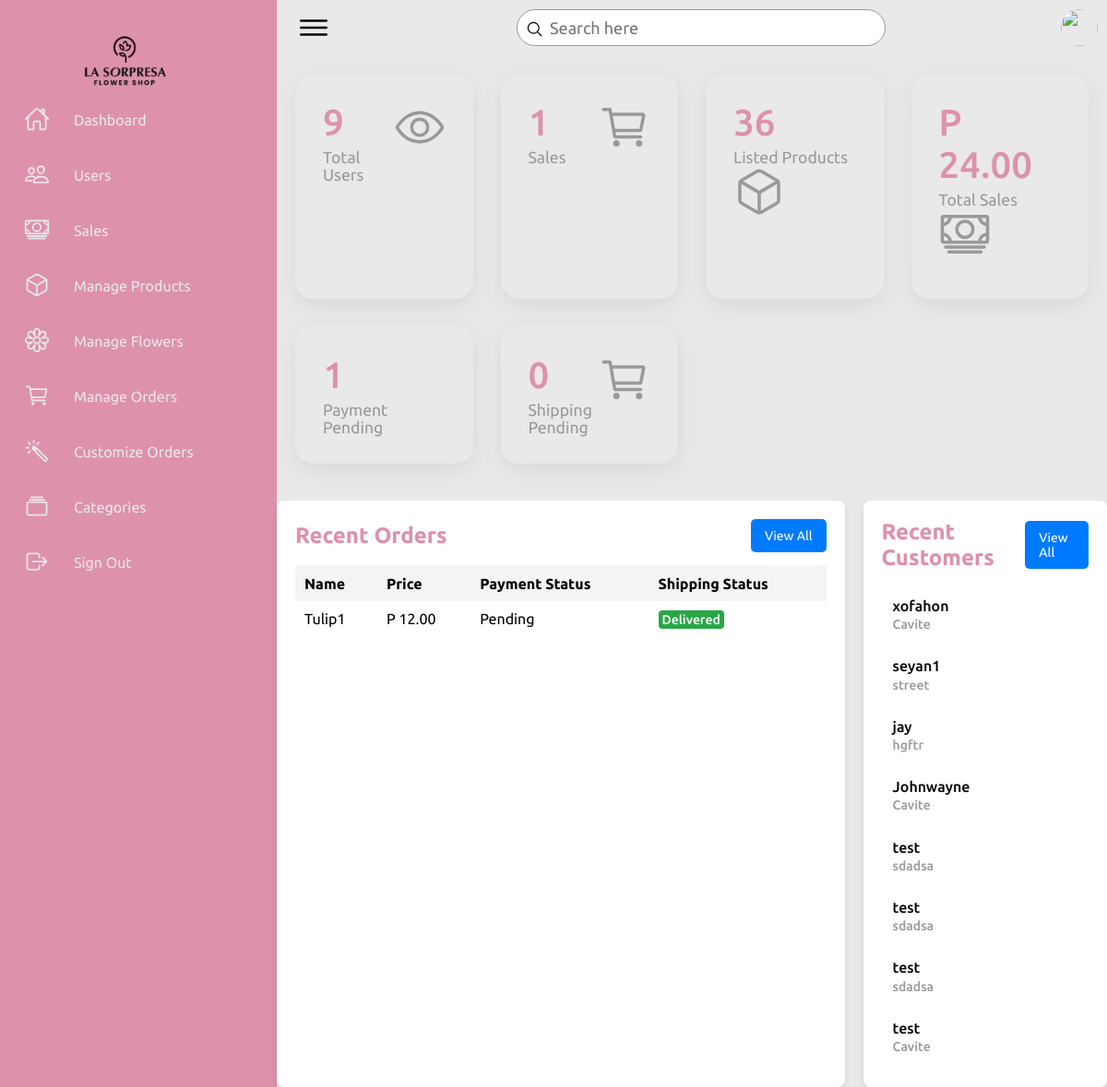
/admin/dashboard.php, run on an earlier commit of the app's database.
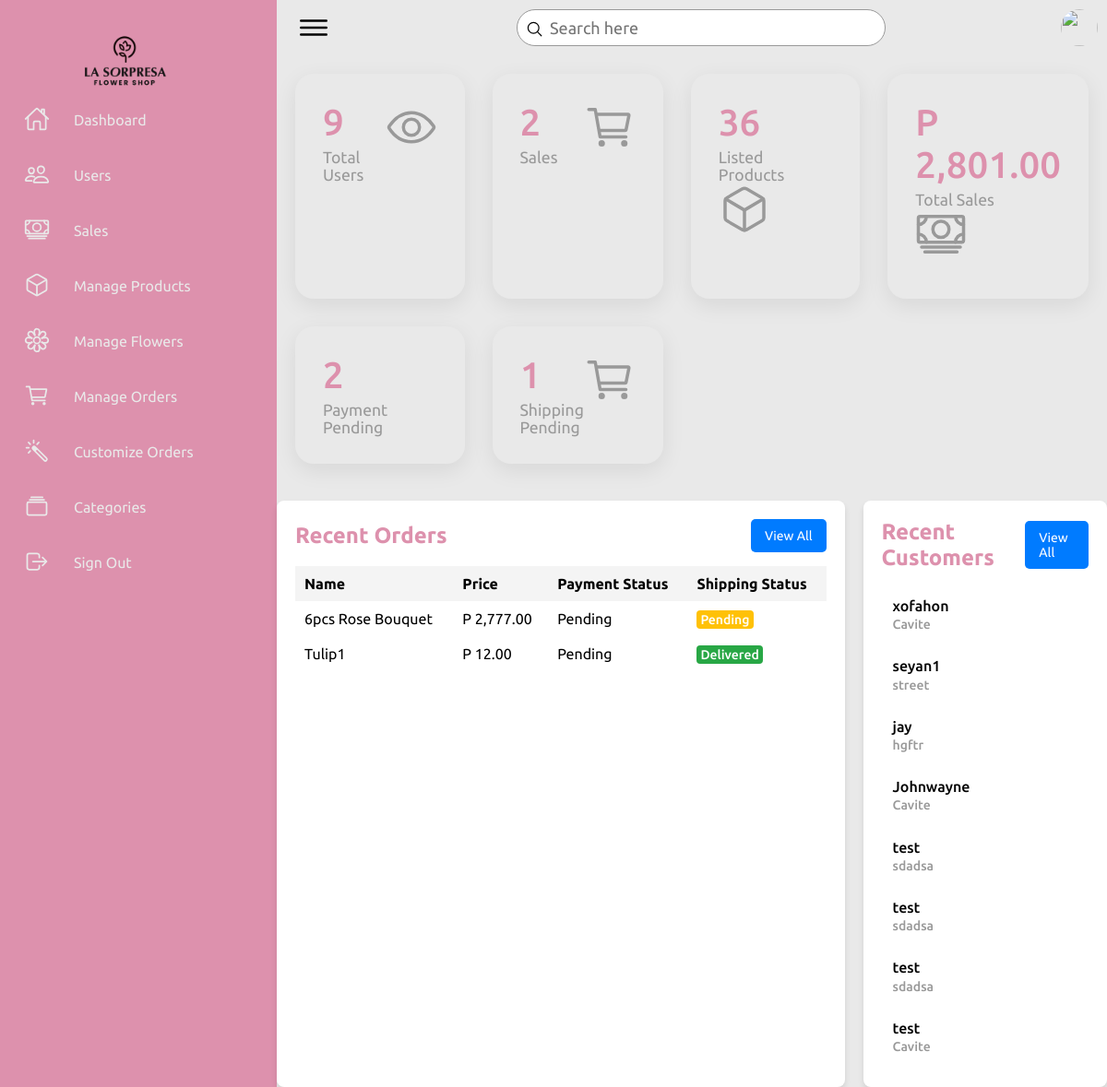
And on a later commit of the database.
### tables this page shows
CREATE TABLE `payment` (
  `payment_id` int(11) NOT NULL,
  `cust_id` int(11) NOT NULL,
  `order_id` int(11) DEFAULT NULL,
  `cust_name` varchar(255) NOT NULL,
  `cust_email` varchar(255) NOT NULL,
  `reference_number` varchar(255) DEFAULT NULL,
  `amount_paid` decimal(10,2) NOT NULL,
  `payment_method` enum('gcash','cop') NOT NULL,
  `payment_status` enum('pending','paid','failed') DEFAULT 'pending',
  `shipping_status` enum('pending','shipped','delivered','readyforpickup') DEFAULT 'pending',
  `created_at` timestamp NOT NULL DEFAULT current_timestamp(),
  `updated_at` timestamp NOT NULL DEFAULT current_timestamp() ON UPDATE current_timestamp()
);

CREATE TABLE `product` (
  `p_id` int(11) NOT NULL,
  `name` varchar(255) NOT NULL,
  `old_price` varchar(10) NOT NULL,
  `current_price` varchar(10) NOT NULL,
  `quantity` int(10) NOT NULL,
  `featured_photo` varchar(255) NOT NULL,
  `description` text NOT NULL,
  `short_description` text NOT NULL,
  `feature` text NOT NULL,
  `other_photo` text NOT NULL,
  `condition` text NOT NULL,
  `is_featured` int(1) NOT NULL,
  `is_active` int(1) NOT NULL,
  `ecat_id` int(11) NOT NULL
);

CREATE TABLE `customer` (
  `cust_id` int(11) NOT NULL,
  `cust_name` varchar(255) NOT NULL,
  `cust_email` varchar(255) NOT NULL,
  `cust_phone` varchar(15) NOT NULL,
  `cust_address` text NOT NULL,
  `cust_city` varchar(255) NOT NULL,
  `cust_zip` varchar(10) NOT NULL,
  `cust_s_name` varchar(255) DEFAULT NULL,
  `cust_s_phone` varchar(15) DEFAULT NULL,
  `cust_s_address` text DEFAULT NULL,
  `cust_s_city` varchar(255) DEFAULT NULL,
  `cust_s_zip` varchar(10) DEFAULT NULL,
  `cust_password` varchar(255) NOT NULL,
  `cust_datetime` datetime DEFAULT current_timestamp(),
  `cust_timestamp` timestamp NOT NULL DEFAULT current_timestamp() ON UPDATE current_timestamp(),
  `cust_status` enum('active','inactive','suspended') DEFAULT 'active'
);

### admin/dashboard.php (the view, shortened to what the changed rows need)
<?php
include("inc/config.php");
try {
    $recentCustomersQuery = $pdo->query("SELECT * FROM customer ORDER BY cust_datetime DESC LIMIT 8");
    $recentCustomers = $recentCustomersQuery->fetchAll(PDO::FETCH_ASSOC);
} catch (Exception $e) {
    echo "Error fetching recent customers: " . $e->getMessage();
}
$totalSalesQuery = $pdo->query("SELECT COUNT(order_id) AS total_sales FROM orders");
$totalSales = $totalSalesQuery->fetch(PDO::FETCH_ASSOC)['total_sales'];
$totalSalesAmountQuery = $pdo->query("SELECT SUM(amount_paid) AS total_sales_amount FROM payment");
$totalSalesAmount = $totalSalesAmountQuery->fetch(PDO::FETCH_ASSOC)['total_sales_amount'];
$totalSalesAmount = $totalSalesAmount ? $totalSalesAmount : 0;
$paymentPendingQuery = $pdo->query("SELECT COUNT(order_id) AS payment_pending FROM payment WHERE payment_status = 'pending'");
$paymentPending = $paymentPendingQuery->fetch(PDO::FETCH_ASSOC)['payment_pending'];
$shippingPendingQuery = $pdo->query("SELECT COUNT(order_id) AS shipping_pending FROM payment WHERE shipping_status = 'pending'");
$shippingPending = $shippingPendingQuery->fetch(PDO::FETCH_ASSOC)['shipping_pending'];
try {
    $recentOrdersQuery = $pdo->query("
        SELECT
            c.cust_name,
            p.name AS product_name,
            p.current_price,
            pay.payment_status,
            pay.shipping_status,
            pay.created_at AS payment_date
        FROM payment pay
        JOIN orders o ON pay.order_id = o.order_id
        JOIN customer c ON o.customer_id = c.cust_id
        JOIN order_items oi ON o.order_id = oi.order_id
        JOIN product p ON oi.product_id = p.p_id
        ORDER BY pay.created_at DESC
        LIMIT 8
    ");
    $recentOrders = $recentOrdersQuery->fetchAll(PDO::FETCH_ASSOC);
} catch (Exception $e) {
    echo "Error fetching recent orders: " . $e->getMessage();
}
?>
<!DOCTYPE html>
<html lang="en">
<head>
    <link rel="stylesheet" href="../css/style.css">
</head>
<body>
    <div class="container">
        <div class="main">
            <div class="cardBox">
                <div class="card">
                    <div>
                        <div class="numbers"><?= number_format($totalSales) ?></div>
                        <div class="cardName">Sales</div>
                    </div>
                </div>
                <div class="card">
                    <a href="sales-report.php" style="text-decoration: none; color: inherit;">
                        <div>
                            <div class="numbers">P <?= number_format($totalSalesAmount, 2) ?></div>
                            <div class="cardName">Total Sales</div>
                        </div>
                    </a>
                </div>
                <div class="card">
                <div>
                    <div class="numbers"><?= number_format($paymentPending) ?></div>
                    <div class="cardName">Payment Pending</div>
                </div>
            </div>
            <div class="card">
                <div>
                    <div class="numbers"><?= number_format($shippingPending) ?></div>
                    <div class="cardName">Shipping Pending</div>
                </div>
            </div>
        </div>
        <div class="row">
            <div class="recentOrders">
                <div class="cardHeader d-flex justify-content-between align-items-center">
                    <h2>Recent Orders</h2>
                </div>
                <table class="table table-striped table-bordered">
                    <thead class="thead-dark">
                        <tr>
                            <th>Name</th>
                            <th>Price</th>
                            <th>Payment Status</th>
                            <th>Shipping Status</th>
                        </tr>
                    </thead>
                    <tbody>
                        <?php foreach ($recentOrders as $order) { ?>
                            <tr>
                                <td><?= htmlspecialchars($order['product_name']) ?></td>
                                <td>P <?= number_format($order['current_price'], 2) ?></td>
                                <td><?= ucfirst(htmlspecialchars($order['payment_status'])) ?></td>
                                <td>
                                    <span class="status
                                        <?php
                                            switch ($order['shipping_status']) {
                                                case 'delivered':
                                                    echo 'delivered';
                                                    break;
                                                case 'pending':
                                                    echo 'pending';
                                                    break;
                                            }
                                        ?>">
                                        <?= ucfirst(htmlspecialchars($order['shipping_status'])) ?>
                                    </span>
                                </td>
                            </tr>
                        <?php } ?>
                    </tbody>
                </table>
            </div>
            <div class="recentCustomers">
                <div class="cardHeader">
                    <h2>Recent Customers</h2>
                </div>
                <table>
                    <?php foreach ($recentCustomers as $customer) { ?>
                        <tr>
                            <td>
                                <h4><?= htmlspecialchars($customer['cust_name']) ?><br>
                                    <span><?= htmlspecialchars($customer['cust_city']) ?></span>
                                </h4>
                            </td>
                        </tr>
                    <?php } ?>
                </table>
            </div>
        </div>
    </div>
</body>
</html>

What changed in the data, as far as the page shows it:
added payment: product.name "6pcs Rose Bouquet", product.current_price "2,777.00", payment_status "Pending", shipping_status "Pending"
Also different on the page:
$totalSales: "1" → "2"
$totalSalesAmount: "24.00" → "2,801.00"
$paymentPending: "1" → "2"
$shippingPending: "0" → "1"
